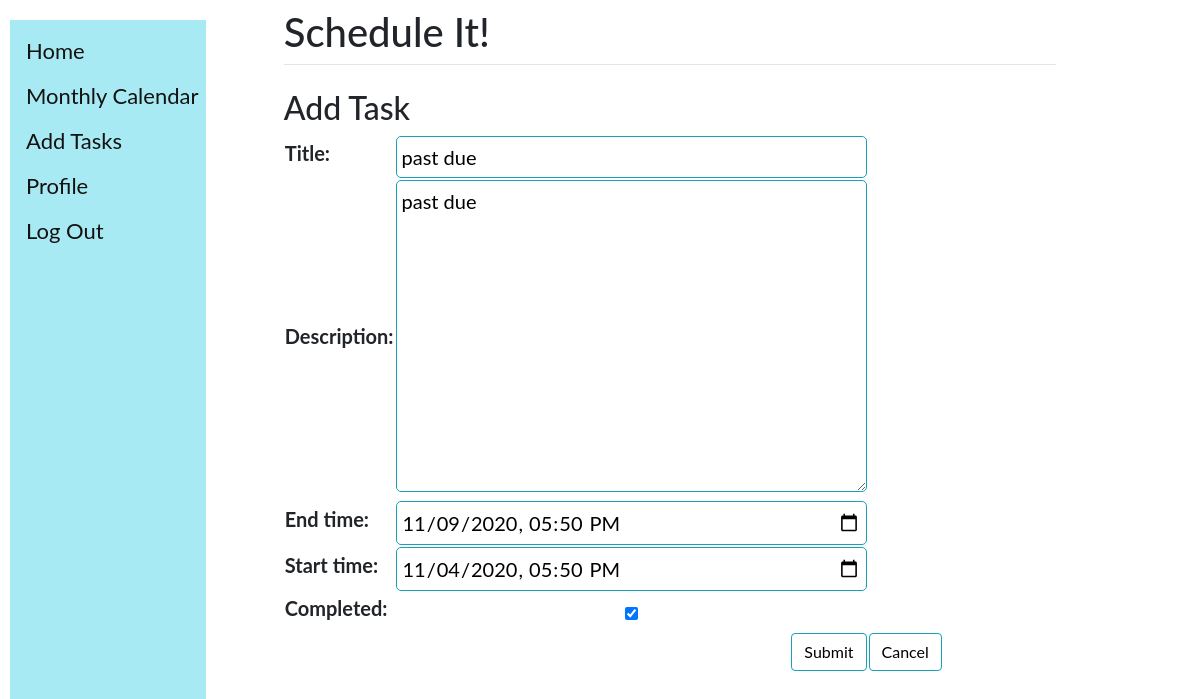
/event_edit/event/edit/3/ (signed in), run on the app's committed database.
### calendar_monthly_view/models.py (models this page shows, shortened)
class Event(models.Model):
    user = models.ForeignKey(User, on_delete= models.CASCADE)
    title = models.CharField(max_length=200)
    description = models.TextField()
    end_time = models.DateTimeField()
    start_time = models.DateTimeField()
    completed = models.BooleanField(default=False)

### calendar_monthly_view/views.py (the view)
# urls.py: url(r'^event/edit/(?P<event_id>\d+)/$', views.event, name='event_edit'),
@login_required(login_url='login')
def event(request, event_id=None):
    instance = Event()
    if event_id:
        instance = get_object_or_404(Event, pk=event_id)
    else:
        instance = Event()
    form = EventForm(request.POST or None, instance=instance)
    if request.POST and form.is_valid():
        form.save()
        return HttpResponseRedirect(reverse("calendar"))
    return render(request, "event.html", {'form': form})

### calendar_monthly_view/forms.py
class EventForm(ModelForm):
  class Meta:
    model = Event
    widgets = {
      'end_time': DateInput(attrs={'type': 'datetime-local'}, format='%Y-%m-%dT%H:%M'),
      'start_time': DateInput(attrs={'type': 'datetime-local'}, format='%Y-%m-%dT%H:%M'),
      'completed': CheckboxInput(attrs={'type': 'checkbox'})
    }
    fields = ('title','description','end_time','start_time','completed')
  def __init__(self, *args, **kwargs):
    super(EventForm, self).__init__(*args, **kwargs)
    self.fields['end_time'].input_formats = ('%Y-%m-%dT%H:%M',)
    self.fields['start_time'].input_formats = ('%Y-%m-%dT%H:%M',)
    self.fields['completed'] = forms.BooleanField(required=False)

### templates/event.html (shortened to what this page needs)
{% extends 'base.html' %}
{% load static %}
{% block content %}
<h2 class="title">{% block title %}Add Task{% endblock %}</h2>
<form method="post" class="addtask_form">
  <table class="form form-table">
    {{ form }}
    <tr>
    	<td colspan="2"><button type="submit" class="btn btn-info right"> Submit </button></td>
    	<td colspan="2"><button type="reset" class="btn btn-info right"> Cancel </button></td>
    </tr>
  </table>
</form>
{% endblock %}

### static/styles.css (style rules this page uses)
body { font-family: "Lato", sans-serif; }
.right { float: right; }
.btn { outline: none; color: black; background-color: transparent; box-shadow: 0 0 0 0; }
.addtask_form { margin: auto; }
.addtask_form input, .addtask_form select, .addtask_form textarea { border-radius: 5px; border: 1px solid #17a2b8; outline: none; background: none; padding: 5px; width: 100%; }

### data on the page
Event: title "past due", description "past due", end_time "11/09/2020 17:50", start_time "11/04/2020 17:50", completed "☑"
